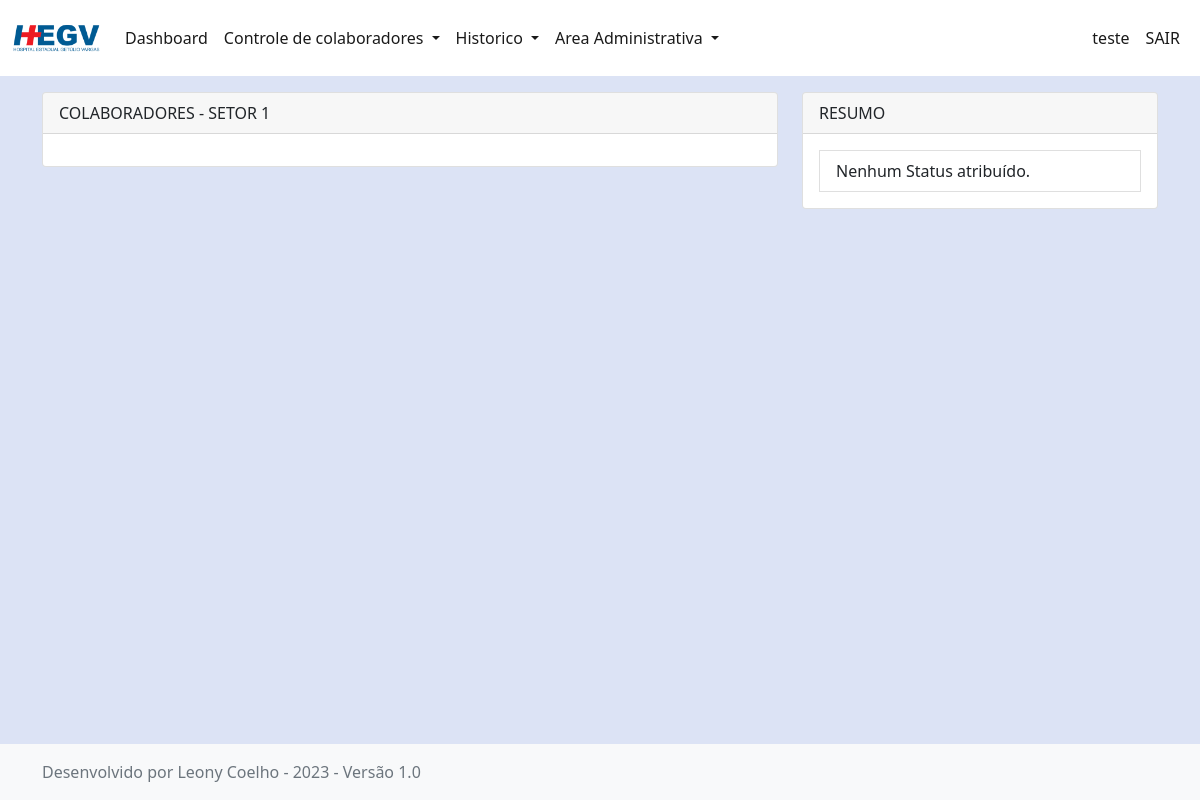
Screenshot of /view_by_sector/1/ (signed in) with the database file from the repository.
### app_efetivos/models.py (models this page shows, shortened)
class Global_Settings(models.Model):
    establishment_title = models.CharField(max_length=50, default='Estabelecimento')
    sector_title = models.CharField(max_length=50, default='Setor')
    subSector_title = models.CharField(max_length=50, default='Subsetor')
    shift_title = models.CharField(max_length=50, default='Turno')
    position_title = models.CharField(max_length=50, default='Cargo')
    status_title = models.CharField(max_length=50, default='Status')
    theme = models.ManyToManyField(Theme)
    logo_image =  models.ImageField(upload_to='logos/uploaded_logo', default='logos/logo.png')
    bg_image =  models.ImageField(upload_to='bgs/uploaded_bgs', default='bgs/bg.png')
    institution_name = models.CharField(max_length=60, default='Sua Empresa')

class CustomUser(models.Model):
    user = models.OneToOneField(User, null=True, on_delete=models.CASCADE)
    name = models.CharField(max_length=100, null=True)
    sector = models.ManyToManyField(Sector)
    preset = models.ManyToManyField(Dashboard_Presets)

class Sector(models.Model):
    sector_name = models.CharField(max_length=50)

### app_efetivos/views.py (the view)
# urls.py: path('view_by_sector/<int:id>/', views.view_by_sector, name='view_by_sector'),
@login_required(login_url="/login/")
def view_by_sector(request, id):
    globalsettings = Global_Settings.objects.all().latest('id')
    selected_sector = get_object_or_404(Sector, id=id)
    sector_workers = Worker.objects.filter(sector_w=selected_sector)
    status_counts = {}
    for worker in sector_workers:
        for status in worker.status_w.all():
            status_name = status.status_name
            if status_name not in status_counts:
                status_counts[status_name] = {
                    'count': 1,
                    'status_obj': status,  # Adicione o objeto Status aqui
                }
            else:
                status_counts[status_name]['count'] += 1
    context = {
        'globalsettings':globalsettings,
        'selected_sector':selected_sector,
        'sector_workers':sector_workers,
        'status_counts': status_counts,
    }
    return render(request, 'view_by_sector.html', context)

### app_efetivos/templates/view_by_sector.html (shortened to what this page needs)
{% extends 'base.html' %}
{% block conteudo %}
<div class="container">
    <div class="row">
        <div class="col-xl-8 col-lg-8 col-md-8 col-sm-12">
            <div class="card custom-card">
                <div class="card-header d-flex justify-content-between align-items-center">
                COLABORADORES - {{ selected_sector.sector_name }}
                </div>
                <div class="card-body">
                </div>
            </div>
        </div>
        <div class="col-xl-4 col-lg-4 col-md-4 col-sm-12">
            <div class="card custom-card">
                <div class="card-header d-flex justify-content-between align-items-center">
                    Resumo
                </div>
                <div class="card-body">
                    <ul class="list-group">
                        {% for status_name, status_info in status_counts.items %}
                        <li class="list-group-item" style="border-color: #c5c5c5 {{ status_info.status_obj.status_color }}; border-width:1px 10px; ">
                            {{ status_name }} - {{ status_info.count }}
                        </li>
                    {% empty %}
                        <li class="list-group-item">Nenhum {{globalsettings.status_title}} atribuído.</li>
                    {% endfor %}
                    </ul>
                </div>
            </div>
        </div>
    </div>
</div>
{% endblock %}

### app_efetivos/templates/base.html (shortened to what this page needs)
{% load static %}
<!doctype html>
<html lang="en" class="h-100">
  <head>
    <link href="https://cdn.jsdelivr.net/npm/bootstrap@5.1.3/dist/css/bootstrap.min.css" rel="stylesheet">
    <link rel="stylesheet" type="text/css" href="{% static  globalsettings.theme.first.theme_url  %}"  />
    </head>
    <body style="background-image: url('{{ globalsettings.bg_image.url }}'); background-size: cover; background-repeat: no-repeat;background-attachment: fixed;" class="d-flex flex-column h-100">
        <nav class="navbar navbar-expand-lg customNavbar">
            <div class="container-fluid">
              <a class="navbar-brand" href="{% url 'dashboard' %}">
                <img src="{{ globalsettings.logo_image.url }}" alt="Logo" height="50px">
              </a>
              <div class="collapse navbar-collapse" id="navbarSupportedContent">
                <ul class="navbar-nav me-auto mb-2 mb-lg-0">
                  <li class="nav-item">
                    <a class="nav-link" aria-current="page" href="{% url 'dashboard' %}">Dashboard</a>
                  </li>
                  <li class="nav-item dropdown">
                    <a class="nav-link dropdown-toggle" href="#" id="workerDropdown" role="button" data-bs-toggle="dropdown" aria-expanded="false">
                      Controle de colaboradores
                    </a>
                  </li>
                  <li class="nav-item dropdown">
                    <a class="nav-link dropdown-toggle" href="#" id="workerDropdown" role="button" data-bs-toggle="dropdown" aria-expanded="false">
                      Historico
                    </a>
                  </li>
                  {% if request.user.is_staff %}
                  <li class="nav-item dropdown">
                    <a class="nav-link dropdown-toggle" href="#" id="admDropdown" role="button" data-bs-toggle="dropdown" aria-expanded="false">
                        Area Administrativa
                    </a>
                  </li>
                  {% endif %}
                </ul>
                <div class="d-flex">
                  <ul class="navbar-nav me-auto mb-2 mb-lg-0">
                    <li class="nav-item">
                        <a class="nav-link" href="#">{{user.customuser.name}}</a>
                      </li>
                      <li class="nav-item">
                        <a class="nav-link" href="{% url 'logout_view' %}">SAIR</a>
                      </li>
                    </ul>
                </div>
              </div>
            </div>
          </nav>
        {% block conteudo %}
        {% endblock %}
    </body>
    <footer class="footer mt-auto py-3 bg-light base-footer">
      <div class="container">
        <span class="text-muted">Desenvolvido por Leony Coelho - 2023 - Versão 1.0</span>
      </div>
    </footer>
</html>

### app_efetivos/static/default.css (style rules this page uses)
body { background-color: rgb(220, 227, 245); }
.customNavbar { margin-bottom: 1rem; color: rgba(0, 0, 0, 0.9); background-color: #fff !important; }
.nav-link { color: rgba(0, 0, 0, 0.9); }
.custom-card { margin-bottom: 1.5rem; }
.card-header { text-transform: uppercase; }
.list-group { border-radius: 0px; }

### rows the page displays
Global_Settings: logo_image (placeholder picture), status_title "Status"
Sector: sector_name "SETOR 1"

### other values shown
{{ user.customuser.name }} "teste"
